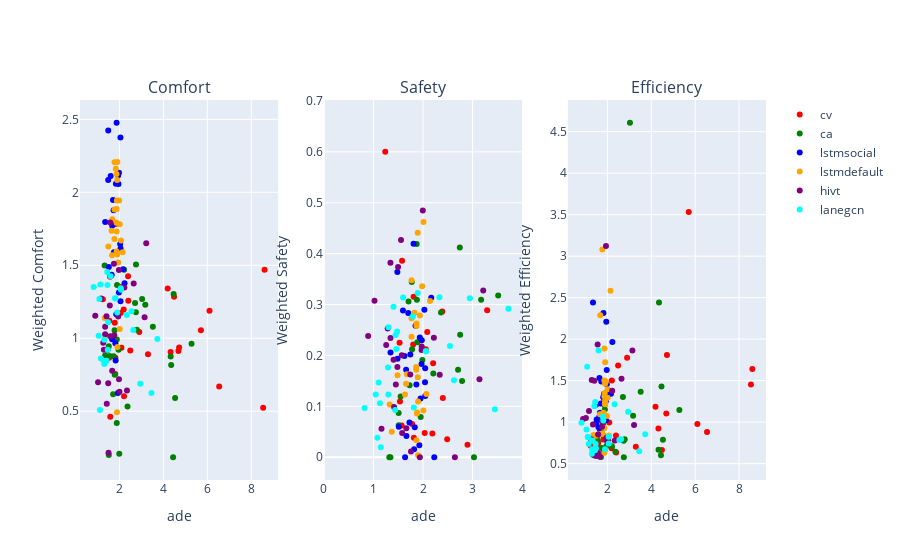

Notebook source saved alongside this figure:
### Code cell
%matplotlib inline
%config InlineBackend.figure_format = 'retina'

import plotly.graph_objects as go
from plotly.subplots import make_subplots

def scatter_plot_multi_pred_3_metric(prediction_performance, driving_performance, methods_to_plot, prediction_metric):  
    # Function to compute the weighted average
    def normalize(arr, max_val = 1.0, min_val = 0.0):
        if max_val - min_val == 0:
            return np.zeros_like(arr)
        
        return (arr - np.array(min_val)) / (np.array(max_val) - np.array(min_val)+1e-6)

    def weighted_average(data, weights, directions, max_min_list, is_normalize=True):
        if is_normalize:
            norm_data = [normalize(arr, max_min[0], max_min[1]) if direction == 'lower'
                      else 1 - normalize(arr, max_min[0], max_min[1]) for arr, direction, max_min in zip(data, directions, max_min_list)]
        else:
           norm_data = [np.array(arr) if direction == 'lower'
                      else 1 - np.array(arr) for arr, direction, max_min in zip(data, directions, max_min_list)]
 
        return np.sum([w * d for w, d in zip(weights, norm_data)], axis=0)

    def remove_outliers_iqr(x, y):
        q1 = np.percentile(x, 25)
        q3 = np.percentile(x, 75)
        iqr = q3 - q1
        lower_bound = q1 - 1.5 * iqr
        upper_bound = q3 + 1.5 * iqr
        valid_indices = (x >= lower_bound) & (x <= upper_bound)
        print(f"lower bound: {lower_bound} and upper bound: {upper_bound}")

        filtered_x = x[valid_indices]
        filtered_y = y[valid_indices]

        return filtered_x, filtered_y

    def plot_method(method, prediction_performance, driving_performance, max_min_method, row, axes):
        # Weights for each metric within a category
        safety_weights = {
            'collision_rate': 1.0,
            'near_miss_rate': 0.0,
            'mean_min_ttc': 0.0
        }
        safety_directions = {
            'collision_rate': 'lower',
            'near_miss_rate': 'lower',
            'mean_min_ttc': 'higher'
        }
        comfort_weights = {
            'jerk': 0.0,
            'lateral_acceleration': 0.0,
            'acceleration': 1.0
        }
        comfort_directions = {
            'jerk': 'lower',
            'lateral_acceleration': 'lower',
            'acceleration': 'lower'
        }
        efficiency_weights = {
            'avg_speed': 0.0,
            'tracking_error': 0.0,
            'efficiency_time': 1.0,
            'distance_traveled': 0.0, 
        }
        efficiency_directions = {
            'avg_speed': 'higher',
            'tracking_error': 'lower',
            'efficiency_time': 'lower',
            'distance_traveled': 'higher'
        }

        color = colors[row % len(colors)]

        

        # Compute the weighted averages for each category
        max_min_safety = [tuple(max_min_method['safety'][key].values()) for key in max_min_method['safety'].keys()]
        safety_data = weighted_average(
            [driving_performance[method]['safety']['collision_rate'],
            driving_performance[method]['safety']['near_miss_rate'],
            driving_performance[method]['safety']['mean_min_ttc']],
            list(safety_weights.values()), list(safety_directions.values()),
            max_min_safety, is_normalize=False)

        max_min_comfort = [tuple(max_min_method['comfort'][key].values()) for key in max_min_method['comfort'].keys()]

        comfort_data = weighted_average(
            [driving_performance[method]['comfort']['jerk'],
            driving_performance[method]['comfort']['lateral_acceleration'],
            driving_performance[method]['comfort']['acceleration']],
            list(comfort_weights.values()), list(comfort_directions.values()), 
            max_min_comfort, is_normalize=False)

        max_min_efficiency = [tuple(max_min_method['efficiency'][key].values()) for key in max_min_method['efficiency'].keys()]
        efficiency_data = weighted_average(
            [driving_performance[method]['efficiency']['avg_speed'],
            driving_performance[method]['efficiency']['tracking_error'],
            driving_performance[method]['efficiency']['efficiency_time'],
            driving_performance[method]['efficiency']['distance_traveled']],
            list(efficiency_weights.values()), list(efficiency_directions.values()), 
            max_min_efficiency, is_normalize=False)
    

        print(f"max min safety: {max_min_safety}")
        print(f"max min comfort: {max_min_comfort}")
        print(f"max min efficiency: {max_min_efficiency}")

        # Filtering data
        metric_array = np.array(prediction_performance[method][prediction_metric])
        metric_array_comfort, comfort_data = remove_outliers_iqr(metric_array, comfort_data)
        metric_array_safety, safety_data = remove_outliers_iqr(metric_array, safety_data)
        metric_array_efficiency, efficiency_data = remove_outliers_iqr(metric_array, efficiency_data)

         # Add scatter plots for each method
        fig.add_trace(go.Scatter(x=metric_array_comfort, y=comfort_data,
                                mode='markers', name=method, marker=dict(color=color)), row=1, col=1)
        fig.add_trace(go.Scatter(x=metric_array_safety, y=safety_data,
                                mode='markers', name=method, marker=dict(color=color), showlegend=False), row=1, col=2)
        fig.add_trace(go.Scatter(x=metric_array_efficiency, y=efficiency_data,
                                mode='markers', name=method, marker=dict(color=color), showlegend=False), row=1, col=3)
        
        # Limit x and y axes
        #fig.update_xaxes(range=[0, 5], row=1, col=1)
        fig.update_xaxes(range=[0, 4], row=1, col=2)
        #fig.update_xaxes(range=[0, 5], row=1, col=3)
        # fig.update_yaxes(range=[0, 5], row=1, col=1)
        # fig.update_yaxes(range=[0, 0.1], row=1, col=2)
        # fig.update_yaxes(range=[0, 3], row=1, col=3)


    # List of methods to plot
    #methods_to_plot = ['method1', 'method2']

    fig = make_subplots(rows=1, cols=3, subplot_titles=("Comfort", "Safety", "Efficiency"))

    # Define colors for each method
    colors = ['red', 'green', 'blue', 'orange', 'purple', 'cyan', 'yellow', 'black'] # Add more colors if needed

    def find_max_min(driving_performance):
        max_min_method = {}
        one_method_name = list(driving_performance.keys())[0]
        for category in driving_performance[one_method_name].keys():
            max_min_method[category] = {}
            for metric in driving_performance[one_method_name][category].keys():
                max_min_method[category][metric] = {'max':-np.inf, 'min':np.inf}
        
        for i, method in enumerate(methods_to_plot):
            for category in driving_performance[method].keys():
                for metric in driving_performance[method][category].keys():
                    max_min_method[category][metric]['max'] = max(np.max(driving_performance[method][category][metric]), 
                                                                  max_min_method[category][metric]['max'])
                    max_min_method[category][metric]['min'] = min(np.min(driving_performance[method][category][metric]),
                                                                   max_min_method[category][metric]['min'])   
        return max_min_method

    max_min_method = find_max_min(driving_performance_map)

    for i, method in enumerate(methods_to_plot):
        plot_method(method, prediction_performance, driving_performance, max_min_method, i, fig)

    # Update axis labels
    fig.update_xaxes(title_text=prediction_metric, row=1, col=1)
    fig.update_yaxes(title_text="Weighted Comfort", row=1, col=1)

    fig.update_xaxes(title_text=prediction_metric, row=1, col=2)
    fig.update_yaxes(title_text="Weighted Safety", row=1, col=2)

    fig.update_xaxes(title_text=prediction_metric, row=1, col=3)
    fig.update_yaxes(title_text="Weighted Efficiency", row=1, col=3)

    # Show the plot
    fig.show()

scatter_plot_multi_pred_3_metric(prediction_performance_map, driving_performance_map, 
                methods_to_plot = [ 'cv', 'ca', 'lstmsocial', 'lstmdefault', 'hivt', 'lanegcn'], prediction_metric = 'ade')
#scatter_plot_multi_pred_3_metric(prediction_performance_map, driving_performance_map, ['hivt'])

### Figure 1 — Plotly figure (JSON) as saved in the notebook; plotly's stock layout.template omitted (floating-point values rounded to 4 significant figures)
{"data": [{"marker": {"color": "red"}, "mode": "markers", "name": "cv", "type": "scatter", "x": [1.815, 2.4, 1.781, 2.389, 1.238, 2.189, 1.568, 2.055, 1.527, 2.034, 4.326, 1.81, 2.489, 2.898, 1.534, 4.684, 8.543, 4.714, 8.605, 4.193, 5.707, 4.483, 1.802, 1.577, 6.1, 3.295, 2.085, 2.204, 6.54], "xaxis": "x", "y": [1.783, 1.258, 1.106, 1.424, 1.267, 1.197, 1.422, 1.173, 0.8658, 1.352, 0.906, 0.8663, 0.9157, 1.043, 1.119, 0.913, 0.524, 0.9372, 1.469, 1.341, 1.056, 1.285, 0.7551, 0.4625, 1.189, 0.89, 0.9352, 0.6021, 0.6699], "yaxis": "y"}, {"marker": {"color": "red"}, "mode": "markers", "name": "cv", "showlegend": false, "type": "scatter", "x": [1.815, 2.4, 1.781, 2.389, 1.238, 2.189, 1.568, 2.055, 1.527, 2.034, 4.326, 1.81, 2.489, 2.898, 1.534, 4.684, 8.543, 4.714, 8.605, 4.193, 5.707, 4.483, 1.802, 1.577, 6.1, 3.295, 2.085, 2.204, 6.54], "xaxis": "x2", "y": [0.0381, 0.1165, 0.06522, 0.2862, 0.6, 0.04688, 0.0625, 0.2124, 0.225, 0.04762, 0.2967, 0.3155, 0.03542, 0.02452, 0.1095, 0.1205, 0.02174, 0.09315, 0.1796, 0.1938, 0.3006, 0.2197, 0.2216, 0.386, 0.2824, 0.2887, 0.2461, 0.1845, 0.235], "yaxis": "y2"}, {"marker": {"color": "red"}, "mode": "markers", "name": "cv", "showlegend": false, "type": "scatter", "x": [1.815, 2.4, 1.781, 2.389, 1.238, 2.189, 1.568, 2.055, 1.527, 2.034, 4.326, 1.81, 2.489, 2.898, 1.534, 4.684, 8.543, 4.714, 8.605, 4.193, 5.707, 4.483, 1.802, 1.577, 6.1, 3.295, 2.085, 2.204, 6.54], "xaxis": "x3", "y": [0.6367, 0.6347, 1.084, 0.8383, 0.7169, 0.6846, 0.7365, 0.7275, 0.6314, 0.7789, 0.9244, 0.7902, 1.683, 1.776, 0.8236, 1.105, 1.453, 1.81, 1.64, 1.187, 3.533, 0.6648, 0.972, 0.7562, 0.9782, 0.7032, 0.9966, 1.5, 0.882], "yaxis": "y3"}, {"marker": {"color": "green"}, "mode": "markers", "name": "ca", "type": "scatter", "x": [2.708, 2.75, 1.343, 2.743, 5.281, 2.208, 1.32, 3.517, 4.33, 2.789, 4.531, 1.885, 1.877, 1.51, 3.029, 1.987, 3.173, 1.954, 1.78, 4.465, 1.773, 2.363, 4.353, 4.441, 1.549, 1.729, 1.508, 1.872, 1.708], "xaxis": "x", "y": [1.242, 1.505, 0.8826, 1.179, 0.9617, 1.469, 1.499, 1.078, 0.8748, 1.058, 0.5912, 1.366, 0.9921, 0.2008, 1.269, 0.2095, 1.23, 0.922, 0.7497, 1.303, 1.055, 0.532, 0.8173, 0.1847, 0.8792, 0.8776, 0.9445, 0.42, 0.6168], "yaxis": "y"}, {"marker": {"color": "green"}, "mode": "markers", "name": "ca", "showlegend": false, "type": "scatter", "x": [2.708, 2.75, 1.343, 2.743, 5.281, 2.208, 1.32, 3.517, 4.33, 2.789, 4.531, 1.885, 1.877, 1.51, 3.029, 1.987, 3.173, 1.954, 1.78, 4.465, 1.773, 2.363, 4.353, 4.441, 1.549, 1.729, 1.508, 1.872, 1.708], "xaxis": "x2", "y": [0.1717, 0.2405, 0, 0.4121, 0.2098, 0.1644, 0, 0.3178, 0.2071, 0.1499, 0.2529, 0.2258, 0.3096, 0.06267, 0, 0.1913, 0.3096, 0.07914, 0.2121, 0.2028, 0.3444, 0.2845, 0.6571, 0.05479, 0.1193, 0.1413, 0.08696, 0.419, 0.3058], "yaxis": "y2"}, {"marker": {"color": "green"}, "mode": "markers", "name": "ca", "showlegend": false, "type": "scatter", "x": [2.708, 2.75, 1.343, 2.743, 5.281, 2.208, 1.32, 3.517, 4.33, 2.789, 4.531, 1.885, 1.877, 1.51, 3.029, 1.987, 3.173, 1.954, 1.78, 4.465, 1.773, 2.363, 4.353, 4.441, 1.549, 1.729, 1.508, 1.872, 1.708], "xaxis": "x3", "y": [1.302, 0.577, 0.6073, 0.7771, 1.145, 0.7091, 0.7845, 1.365, 0.6675, 0.795, 0.7869, 1.151, 1.203, 0.5908, 4.607, 0.787, 1.076, 0.7135, 0.8498, 1.431, 1.003, 0.644, 2.441, 0.6022, 0.7756, 0.6873, 0.7823, 0.6637, 0.5789], "yaxis": "y3"}, {"marker": {"color": "blue"}, "mode": "markers", "name": "lstmsocial", "type": "scatter", "x": [1.512, 2.166, 1.951, 1.935, 1.596, 2.045, 1.744, 1.665, 1.345, 1.834, 1.624, 1.727, 2.044, 1.639, 1.926, 1.659, 2.228, 2.028, 2.041, 1.971, 1.821, 1.85, 1.809, 1.866, 1.975, 1.702, 1.482, 1.486], "xaxis": "x", "y": [1.488, 1.472, 2.057, 2.114, 2.111, 1.614, 1.589, 1.771, 1.797, 2.059, 1.43, 1.876, 1.254, 1.434, 0.6249, 0.9933, 1.377, 1.646, 2.375, 1.313, 0.8485, 1.165, 0.9655, 2.477, 2.134, 1.948, 2.084, 2.423], "yaxis": "y"}, {"marker": {"color": "blue"}, "mode": "markers", "name": "lstmsocial", "showlegend": false, "type": "scatter", "x": [1.512, 2.166, 1.951, 1.935, 1.596, 2.045, 1.744, 1.665, 1.345, 1.834, 1.624, 1.727, 2.044, 1.639, 1.926, 1.659, 2.228, 2.028, 2.041, 1.971, 1.821, 1.85, 1.809, 1.866, 1.975, 1.702, 1.482, 1.486], "xaxis": "x2", "y": [0.0597, 0.3133, 0.1156, 0.235, 0.2885, 0.1203, 0.2016, 0.04192, 0.2056, 0.05907, 0.1987, 0.06803, 0.1749, 0, 0.02344, 0.1719, 0, 0.2896, 0.1475, 0.183, 0.01569, 0.2583, 0.4196, 0.1429, 0.2297, 0.2833, 0.364, 0.1935], "yaxis": "y2"}, {"marker": {"color": "blue"}, "mode": "markers", "name": "lstmsocial", "showlegend": false, "type": "scatter", "x": [1.512, 2.166, 1.951, 1.935, 1.596, 2.045, 1.744, 1.665, 1.345, 1.834, 1.624, 1.727, 2.044, 1.639, 1.926, 1.659, 2.228, 2.028, 2.041, 1.971, 1.821, 1.85, 1.809, 1.866, 1.975, 1.702, 1.482, 1.486], "xaxis": "x3", "y": [1.032, 1.342, 2.21, 1.022, 0.9371, 1.337, 0.9194, 0.9078, 2.44, 1.237, 1.059, 1.489, 1.38, 1.532, 1.253, 1.112, 1.966, 1.385, 1.373, 1.629, 2.316, 1.342, 1.299, 1.32, 1.457, 1.225, 0.9848, 1.211], "yaxis": "y3"}, {"marker": {"color": "orange"}, "mode": "markers", "name": "lstmdefault", "type": "scatter", "x": [1.674, 1.877, 1.827, 1.9, 1.37, 1.486, 2.01, 1.768, 2.008, 1.894, 1.867, 1.983, 2.141, 2.068, 1.893, 1.328, 1.901, 1.937, 1.869, 1.767, 1.862, 1.868, 1.864, 1.635, 1.659, 1.77, 1.883], "xaxis": "x", "y": [1.815, 1.944, 2.162, 2.208, 1.014, 1.628, 1.782, 1.883, 1.064, 1.574, 1.732, 1.943, 1.59, 1.67, 2.085, 1.139, 0.9401, 1.52, 1.886, 1.68, 2.126, 1.594, 1.792, 1.736, 1.568, 2.206, 0.4926], "yaxis": "y"}, {"marker": {"color": "orange"}, "mode": "markers", "name": "lstmdefault", "showlegend": false, "type": "scatter", "x": [1.674, 1.877, 1.827, 1.9, 1.37, 1.486, 2.01, 1.768, 2.008, 1.894, 1.867, 1.983, 2.141, 2.068, 1.893, 1.328, 1.901, 1.937, 1.869, 1.767, 1.862, 1.868, 1.864, 1.635, 1.659, 1.77, 1.883], "xaxis": "x2", "y": [0.1633, 0.08594, 0.2841, 0.1093, 0.05, 0.1613, 0.4621, 0.2369, 0.09167, 0.1571, 0.03333, 0.336, 0.3067, 0.124, 0.4411, 0.1034, 0.003731, 0.2784, 0.2578, 0.2731, 0.1773, 0.2625, 0.1718, 0.1234, 0.1443, 0.3478, 0.08791], "yaxis": "y2"}, {"marker": {"color": "orange"}, "mode": "markers", "name": "lstmdefault", "showlegend": false, "type": "scatter", "x": [1.674, 1.877, 1.827, 1.9, 1.37, 1.486, 2.01, 1.768, 2.008, 1.894, 1.867, 1.983, 2.141, 2.068, 1.893, 1.328, 1.901, 1.937, 1.869, 1.767, 1.862, 1.868, 1.864, 1.635, 1.659, 1.77, 1.883], "xaxis": "x3", "y": [2.29, 1.347, 1.113, 1.722, 0.8447, 0.837, 1.396, 0.8637, 1.293, 1.464, 0.6324, 1.074, 2.582, 0.8377, 1.256, 0.7813, 1.216, 1.491, 1.888, 0.8593, 1.503, 0.9307, 1.31, 0.8535, 1.096, 3.08, 1.223], "yaxis": "y3"}, {"marker": {"color": "purple"}, "mode": "markers", "name": "hivt", "type": "scatter", "x": [1.452, 1.572, 1.579, 1.757, 1.971, 1.664, 1.743, 1.556, 2.643, 1.344, 1.287, 1.257, 2.219, 1.416, 1.974, 1.021, 1.406, 1.937, 1.163, 0.8929, 3.215, 1.483, 3.14, 1.497, 1.343, 2.338, 1.997], "xaxis": "x", "y": [0.9188, 1.793, 1.014, 1.021, 1.468, 0.7782, 1.51, 1.225, 1.376, 1.028, 0.9217, 0.9695, 1.347, 0.5517, 0.7186, 0.6982, 1.151, 1.15, 1.272, 1.153, 1.651, 0.6922, 1.144, 0.2153, 1.078, 0.6414, 0.6331], "yaxis": "y"}, {"marker": {"color": "purple"}, "mode": "markers", "name": "hivt", "showlegend": false, "type": "scatter", "x": [1.452, 1.572, 1.579, 1.757, 1.971, 1.664, 1.743, 1.556, 2.643, 1.344, 1.287, 1.257, 2.219, 1.416, 1.974, 1.021, 1.406, 1.937, 1.163, 0.8929, 3.215, 1.483, 3.14, 1.497, 1.343, 2.338, 1.997], "xaxis": "x2", "y": [0.1429, 0.2006, 0.04749, 0.01133, 0.2108, 0.05691, 0.1625, 0.4266, 0, 0.234, 0.2527, 0.2204, 0.235, 0.0989, 0.2176, 0.3077, 0.1918, 0, 0.05594, 0.2381, 0.3277, 0.1773, 0.1532, 0.3739, 0.3819, 0.1622, 0.4849], "yaxis": "y2"}, {"marker": {"color": "purple"}, "mode": "markers", "name": "hivt", "showlegend": false, "type": "scatter", "x": [1.452, 1.572, 1.579, 1.757, 1.971, 1.664, 1.743, 1.556, 2.643, 1.344, 1.287, 1.257, 2.219, 1.416, 1.974, 1.021, 1.406, 1.937, 1.163, 0.8929, 3.215, 1.483, 3.14, 1.497, 1.343, 2.338, 1.997], "xaxis": "x3", "y": [0.6328, 0.6268, 0.8504, 0.9445, 0.8131, 0.5816, 1.014, 1.935, 1.524, 0.6424, 1.507, 0.7953, 1.378, 0.5987, 0.7959, 1.051, 1.5, 3.121, 1.135, 1.037, 0.9647, 0.693, 1.862, 0.5985, 0.9702, 0.7775, 0.7671], "yaxis": "y3"}, {"marker": {"color": "cyan"}, "mode": "markers", "name": "lanegcn", "type": "scatter", "x": [1.293, 1.439, 1.477, 3.451, 1.13, 2.062, 1.597, 1.814, 1.447, 1.406, 1.794, 1.081, 1.105, 2.945, 2.625, 2.332, 1.046, 2.055, 2.544, 1.894, 0.8202, 1.303, 1.148, 3.724, 1.301, 1.463], "xaxis": "x", "y": [0.8424, 1.454, 1.11, 0.6242, 1.368, 1.333, 1.424, 1.272, 1.365, 0.8453, 1.275, 1.269, 0.5085, 0.6879, 1.057, 1.159, 1.017, 1.343, 1.185, 1.176, 1.351, 0.824, 0.8614, 0.9942, 0.9891, 0.9219], "yaxis": "y"}, {"marker": {"color": "cyan"}, "mode": "markers", "name": "lanegcn", "showlegend": false, "type": "scatter", "x": [1.293, 1.439, 1.477, 3.451, 1.13, 2.062, 1.597, 1.814, 1.447, 1.406, 1.794, 1.081, 1.105, 2.945, 2.625, 2.332, 1.046, 2.055, 2.544, 1.894, 0.8202, 1.303, 1.148, 3.724, 1.301, 1.463], "xaxis": "x2", "y": [0.1765, 0.09268, 0.2471, 0.09434, 0.1063, 0.2081, 0.3137, 0.09783, 0.2403, 0.2959, 0.2767, 0.03846, 0.1468, 0.3122, 0.1511, 0.3143, 0.1235, 0.2083, 0.2186, 0.3227, 0.09677, 0.2553, 0.01961, 0.2915, 0.1231, 0.2128], "yaxis": "y2"}, {"marker": {"color": "cyan"}, "mode": "markers", "name": "lanegcn", "showlegend": false, "type": "scatter", "x": [1.293, 1.439, 1.477, 3.451, 1.13, 2.062, 1.597, 1.814, 1.447, 1.406, 1.794, 1.081, 1.105, 2.945, 2.625, 2.332, 1.046, 2.055, 2.544, 1.894, 0.8202, 1.303, 1.148, 3.724, 1.301, 1.463], "xaxis": "x3", "y": [0.6191, 0.6618, 0.6849, 0.6497, 0.8172, 0.7413, 1.864, 1.019, 1.243, 1.193, 1.065, 1.667, 0.822, 1.124, 0.7928, 1.217, 0.9126, 0.8253, 0.7849, 0.6741, 0.9918, 0.6742, 0.7367, 0.8555, 0.778, 0.7361], "yaxis": "y3"}], "layout": {"annotations": [{"font": {"size": 16}, "showarrow": false, "text": "Comfort", "x": 0.1444, "xanchor": "center", "xref": "paper", "y": 1, "yanchor": "bottom", "yref": "paper"}, {"font": {"size": 16}, "showarrow": false, "text": "Safety", "x": 0.5, "xanchor": "center", "xref": "paper", "y": 1, "yanchor": "bottom", "yref": "paper"}, {"font": {"size": 16}, "showarrow": false, "text": "Efficiency", "x": 0.8556, "xanchor": "center", "xref": "paper", "y": 1, "yanchor": "bottom", "yref": "paper"}], "xaxis": {"anchor": "y", "domain": [0, 0.2889], "title": {"text": "ade"}}, "xaxis2": {"anchor": "y2", "domain": [0.3556, 0.6444], "range": [0, 4], "title": {"text": "ade"}}, "xaxis3": {"anchor": "y3", "domain": [0.7111, 1], "title": {"text": "ade"}}, "yaxis": {"anchor": "x", "domain": [0, 1], "title": {"text": "Weighted Comfort"}}, "yaxis2": {"anchor": "x2", "domain": [0, 1], "title": {"text": "Weighted Safety"}}, "yaxis3": {"anchor": "x3", "domain": [0, 1], "title": {"text": "Weighted Efficiency"}}}}
